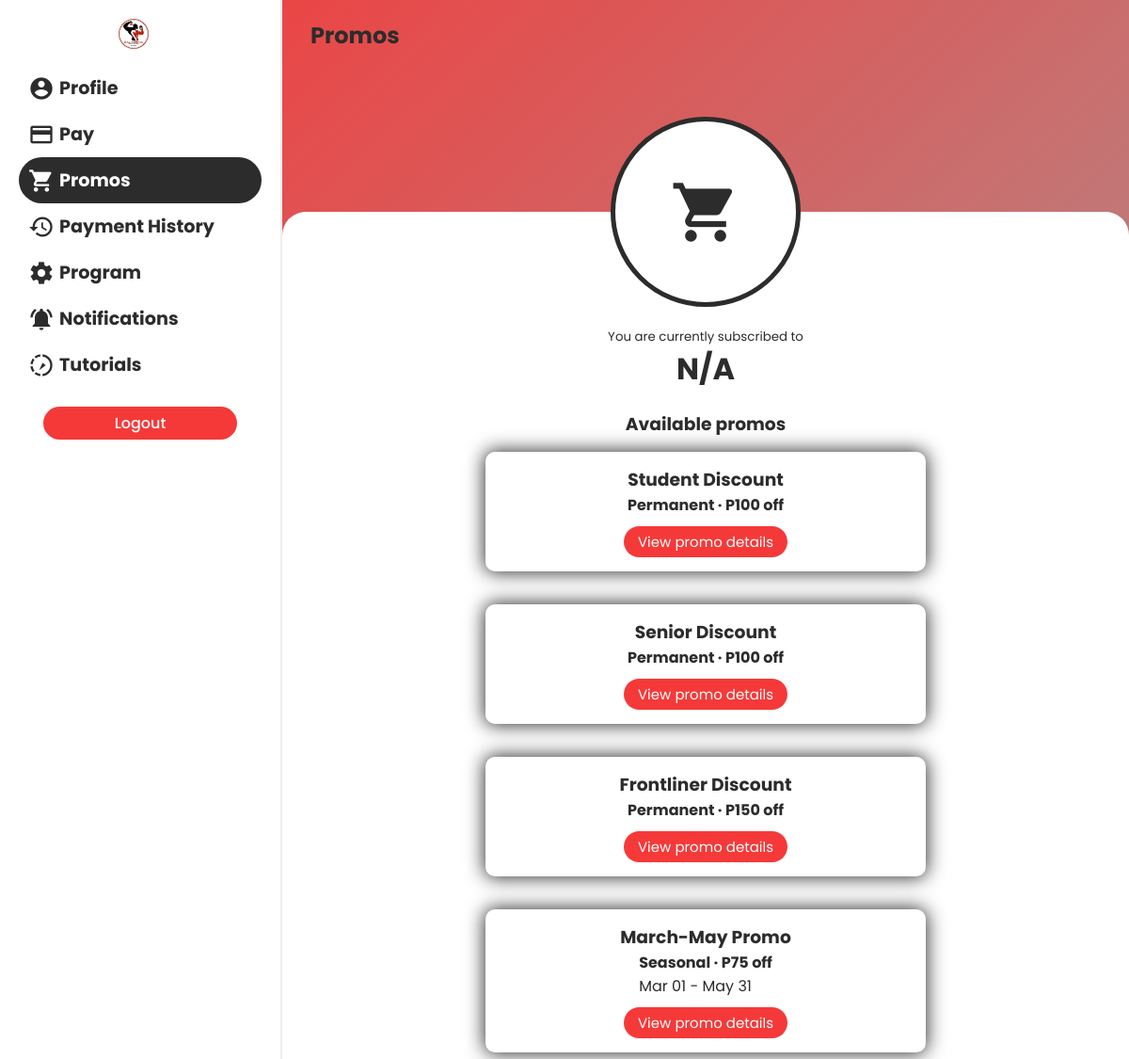
/mobile/pages/promos.php (signed in), run on the app's committed database.
### tables this page shows
CREATE TABLE `promo` (
  `promo_id` int(100) NOT NULL,
  `promo_name` varchar(255) DEFAULT NULL,
  `promo_type` enum('Permanent','Seasonal') DEFAULT NULL,
  `promo_description` varchar(255) DEFAULT NULL,
  `date_added` date DEFAULT NULL,
  `promo_starting_date` date DEFAULT NULL,
  `promo_ending_date` date DEFAULT NULL,
  `amount` int(100) DEFAULT NULL,
  `status` enum('Active','Expired','Deleted') NOT NULL DEFAULT 'Active',
  `date_deleted` date DEFAULT NULL,
  `admin_delete` varchar(50) DEFAULT NULL
);

### mobile/pages/promos.php (the view, shortened to what this page needs)
<?php
require "./../functions/connect.php";
?>
<!DOCTYPE html>
<html lang="en">
<head>
  <link rel="stylesheet" href="./../css/default.css">
  <link rel="stylesheet" href="./../css/mediaquery.css">
  <link rel="stylesheet" href="https://cdnjs.cloudflare.com/ajax/libs/jquery-confirm/3.3.2/jquery-confirm.min.css">
</head>
<body>
  <div class="sidebar" id="sidebar">
    <div>
      <img src="./../../logo.png" style="width: 32px; height: 32px; margin-left: 70px" alt="">
    </div>    <div class="items">
      <a href="./profile.php">
        <span>
          <i class="material-icons">account_circle</i>
          <h2>Profile</h2>
        </span>
      </a>
      <a href="./pay.php">
        <span>
          <i class="material-icons">payment</i>
          <h2>Pay</h2>
        </span>
      </a>
      <a href="#">
        <span class="active">
          <i class="material-icons">shopping_cart</i>
          <h2>Promos</h2>
        </span>
      </a>
      <a href="./payment_history.php">
        <span>
          <i class="material-icons">history</i>
          <h2>Payment History</h2>
        </span>
      </a>
      <a href="./program.php">
        <span>
          <i class="material-icons">settings</i>
          <h2>Program</h2>
        </span>
      </a>
      <a href="./notifications.php">
        <span>
          <i class="material-icons">notifications_active</i>
          <h2>Notifications</h2>
        </span>
      </a>
      <a href="./tutorial.php">
        <span>
          <i class="material-icons">slow_motion_video</i>
          <h2>Tutorials</h2>
        </span>
      </a>
    </div>
    <div class="logout">
      <button class="btn btn-red" style="width: 80%" id="logout-btn">Logout</button>
    </div>
  </div>
  <main>
    <div class="menu">
      <h2>Promos</h2>
    </div>
    <div class="icon-div">
      <div class="icon-cont">
        <i class="material-icons">shopping_cart</i>
      </div>
    </div>
    <div class="main-cont">
      <div class="content">
        <small>You are currently subscribed to</small>
        <span style="display: flex; align-items: center;">
          <?php
          $sql = "SELECT MP.*, P.promo_name, P.promo_type, P.amount
                  FROM memberpromos AS MP
                  INNER JOIN promo AS P ON MP.promo_id = P.promo_id
                  WHERE MP.member_id = '".$_SESSION["member_id"]."' AND MP.status = 'Active'";
          $res = mysqli_query($con, $sql);
          if(mysqli_num_rows($res) > 0) {
            $row = mysqli_fetch_assoc($res);
          ?>
          <h1 class="text-green" id="availed-promo" style="text-decoration: underline">
            <?php echo $row["promo_name"] ?>
          </h1>
          <?php
          } else {
          ?>
          <h1 id="availed-promo">N/A</h1>
          <?php
          }
          ?>
        </span>
        <div class="promo-div">
          <h3>Available promos</h3>
          <?php
          $sql = "SELECT * FROM promo WHERE status = 'Active' ORDER BY promo_starting_date ASC";
          $res = mysqli_query($con, $sql);
          if(mysqli_num_rows($res)) {
            while($row = mysqli_fetch_assoc($res)):
          ?>
          <div class="promo-list-div text-primary shadow-1">
            <h3><?php echo $row["promo_name"] ?></h3>
            <p><strong><?= $row["promo_type"] ?> &#x00B7 P<?php echo $row["amount"] ?> off </strong>
            <?php
            if($row["promo_type"] == "Seasonal") {
              $startDate = date("M d", strtotime($row["promo_starting_date"]));
              $endDate = date("M d", strtotime($row["promo_ending_date"]));
            ?>
            <br>
            <?= $startDate ?> - <?= $endDate ?>
            <?php
            } else {
              echo "";
            }
            ?>
            </p>
            <button class="btn btn-reg btn-red" data-id="<?php echo $row["promo_id"] ?>" data-name="<?= $row["promo_name"] ?>" onclick="showPromo(this)">View promo details</button>
          </div>
          <?php
            endwhile;
          } else {
          ?>
          <div class="no-promos-div text-disabled">
            There are no promos available as of the moment.
          </div>
          <?php
          }
          ?>
        </div>
      </div>
    </div>
  </main>
</body>
</html>

### mobile/css/default.css (style rules this page uses)
html, body { margin: 0; font-family: 'Poppins', sans-serif; background: #bdc3c7; background: -webkit-gradient(linear, left top, right bottom, from(#f53939), to(#a0a0a0)); background: linear-gradient(to bottom right, #f53939, #a0a0a0); color: #2c2c2c; }
main { -webkit-transition: .3s; transition: .3s; margin-left: 300px; }
a { text-decoration: none; color: #2c2c2c; font-weight: 400; -webkit-transition: .3s; transition: .3s; }
p, h1, h2, h3, h4, h5, h6 { margin: 0 !important; }
.text-primary { color: #2c2c2c !important; }
.shadow-1 { -webkit-box-shadow: 0 0 20px 1px #2c2c2c; box-shadow: 0 0 20px 1px #2c2c2c; }
.btn { margin: 20px 0 20px 0; padding-top: 5px; padding-bottom: 5px; padding-left: 15px; padding-right: 15px; font-family: "Poppins", sans-serif; border: 0; border-radius: 50px; background: #2c2c2c; color: white; font-size: 1rem; -webkit-transition: .3s; transition: .3s; font-weight: 500; }
.btn.btn-reg { letter-spacing: 0; font-weight: normal !important; }
.btn.btn-red { background: #f53939; }
.sidebar { -webkit-transition: .3s; transition: .3s; width: 300px; background: white; height: 100vh; padding: 20px; -webkit-box-shadow: 1px 0 20px 0px #2c2c2c; box-shadow: 1px 0 20px 0px #2c2c2c; position: fixed; z-index: 20; }
.sidebar .items { margin-top: 10px; display: -webkit-box; display: -ms-flexbox; display: flex; -webkit-box-orient: vertical; -webkit-box-direction: normal; -ms-flex-direction: column; flex-direction: column; }
.sidebar .items a, .sidebar .items a:hover, .sidebar .items a:active, .sidebar .items a:visited, .sidebar .items a:focus { text-decoration: none; }
.sidebar .items span { padding: 10px; display: -webkit-box; display: -ms-flexbox; display: flex; -webkit-box-align: center; -ms-flex-align: center; align-items: center; }
.sidebar .items span i { font-size: 28px; padding-right: 5px; }
.sidebar .items span h2 { font-size: 1.2rem; }
.sidebar .items .active { background: #2c2c2c; border-radius: 25px; color: white; }
.sidebar .logout { display: -webkit-box; display: -ms-flexbox; display: flex; -webkit-box-pack: center; -ms-flex-pack: center; justify-content: center; }
*, *:before, *:after { -webkit-box-sizing: border-box; box-sizing: border-box; }
body, html { height: 100%; -webkit-tap-highlight-color: rgba(0, 0, 0, 0); -webkit-tap-highlight-color: transparent; }
main { overflow-x: hidden; height: 100vh; position: relative; }
main .menu { padding-top: 20px; padding-left: 20px; display: -webkit-box; display: -ms-flexbox; display: flex; -webkit-box-align: center; -ms-flex-align: center; align-items: center; z-index: 3; }
main .menu h2 { padding-left: 10px; }
main .icon-div { width: 100%; display: -webkit-box; display: -ms-flexbox; display: flex; -webkit-box-pack: center; -ms-flex-pack: center; justify-content: center; -webkit-box-align: center; -ms-flex-align: center; align-items: center; position: absolute; top: 11vh; z-index: 2; }
main .icon-div .icon-cont { height: 18vh; width: 18vh; background: white; border-radius: 100%; border: 5px solid #2c2c2c; display: -webkit-box; display: -ms-flexbox; display: flex; -webkit-box-pack: center; -ms-flex-pack: center; justify-content: center; -webkit-box-align: center; -ms-flex-align: center; align-items: center; }
main .icon-div .icon-cont i { font-size: 75px; }
main .main-cont { padding-bottom: 0 !important; padding-top: 0 !important; padding: 30px; background: white; background-attachment: fixed; position: absolute; width: 100%; min-height: 80vh; top: 20vh; border-radius: 25px 25px 0 0; }
main .main-cont .content { margin-top: 10vh; padding: 10px; display: -webkit-box; display: -ms-flexbox; display: flex; -webkit-box-orient: vertical; -webkit-box-direction: normal; -ms-flex-direction: column; flex-direction: column; -webkit-box-align: center; -ms-flex-align: center; align-items: center; -webkit-box-pack: center; -ms-flex-pack: center; justify-content: center; text-align: center; }
main .main-cont .content p { margin: 0 !important; }

### data on the page
promo: promo_name "Student Discount", promo_type "Permanent", amount "100"
promo: promo_name "Senior Discount", promo_type "Permanent", amount "100"
promo: promo_name "Frontliner Discount", promo_type "Permanent", amount "150"
promo: promo_name "March-May Promo", promo_type "Seasonal", amount "75", promo_starting_date "Mar 01", promo_ending_date "May 31"
